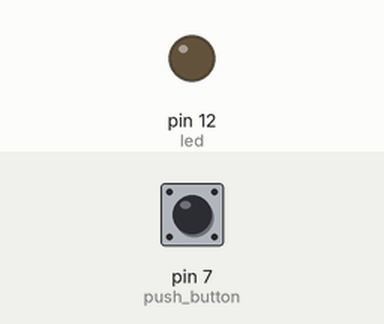
A sketch run on a simulated Arduino Uno, built with avr-gcc and run on an emulated ATmega328P. On the bench: output pins drawn as LEDs (lit = HIGH). The test bench sets the inputs (shaded band); at power-on: pin 7 (push_button) HIGH.

Above: at 1.2 s.
1.3 s: pin 7 (push_button) pulled LOW for 0.15 s
At 1.37 s:
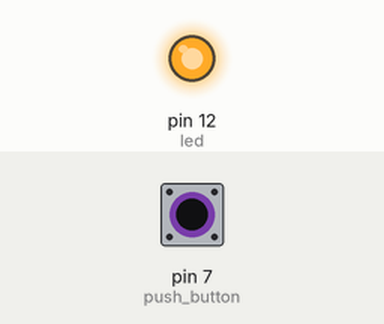
2.9 s: pin 7 (push_button) pulled LOW for 3.2 s
At 7.1 s:
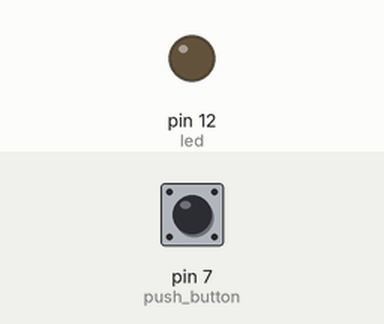
Timing chart, 0 to 8.6 s (numbered marks = the images above; inputs shaded):
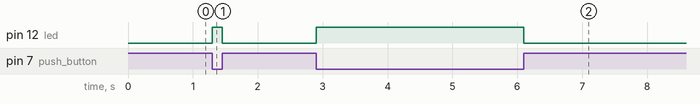

Measured:
- after the input at 1.3 s, pin 12 (led): LOW → HIGH at once, → LOW 0.15 s later
- after the input at 2.9 s, pin 12 (led): LOW → HIGH at once, → LOW 3.2 s later

The sketch:

push_button_led.ino
```cpp
#define ACTIVATED LOW
int led = 12;
int push_button = 7;
void setup() {
  // put your setup code here, to run once:
  Serial.begin(9600);
  pinMode(led, OUTPUT);
  pinMode(push_button, INPUT);
  digitalWrite(push_button,HIGH);
}
int buttonState;
void loop() {
  // put your main code here, to run repeatedly:
  buttonState = digitalRead(push_button);
  if(buttonState == ACTIVATED){
    digitalWrite(led,HIGH);
  }else{
    digitalWrite(led,LOW);
  }
}
```
